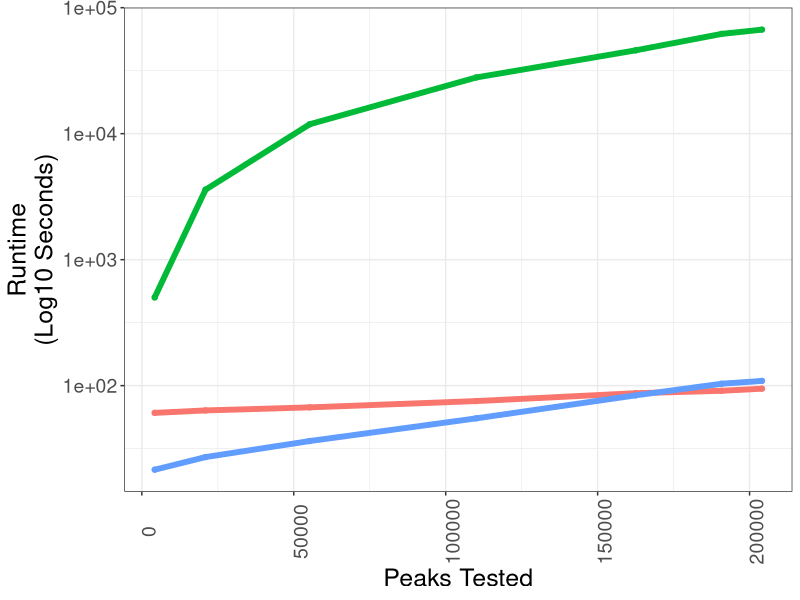

Recreate this plot in R.
##################################################################
##################################################################

### This script generates Panel C results for the 
### MOCHA manuscript. The 


##################################################################
##################################################################
require(data.table)
require(ggplot2)

signac = fread('Seurat_RunTimeAnalysis.csv')
archr = fread('ArchR_RunTime.csv')
scmacs = fread('MOCHA_runtime.csv')

### format 
signac = signac[, c('TotalPeaks','RunTime')]
signac$Model = 'Signac'

### 
archr$RunTime = archr$RunTime * 60
archr$TotalPeaks = archr$PeakNumber
archr$Model = 'ArchR'
archr = archr[, c('TotalPeaks','RunTime','Model')]

### 
scmacs$TotalPeaks = scmacs$PeaksTested
scmacs = scmacs[, c('TotalPeaks','RunTime','Model')]

### combined data
combined_df = rbind(archr, signac, scmacs)
combined_df = combined_df[TotalPeaks > 4000]

combined_df$Model = factor(combined_df$Model,
                           levels=c('ArchR', 'Signac','scMACS'))

pdf('panelC_runtime.pdf')
p <- ggplot(combined_df,
       aes(x=TotalPeaks,
           y=RunTime,
           col=Model,
           fill=Model)) + geom_point() +geom_line(size=2)+
  scale_y_continuous(trans='log10')+ylab('Runtime\n(Log10 Seconds)')+
  xlab('Peaks Tested')+theme_bw()+
  theme(legend.position = 'none', 
        axis.title.y = element_text(size=18),
        axis.title.x = element_text(size=18),
        strip.text.x = element_text(size=18),
        axis.text.x = element_text(size=14, angle = 90),
        axis.text.y = element_text(size=14),
  )
print(p)

dev.off()

get_ratios <- function(combined_df, ModelComparison){
  
  df = dplyr::left_join(combined_df, 
                        combined_df[Model==ModelComparison], 
                                    by='TotalPeaks')
  
  df$Ratio = df$RunTime.y/df$RunTime.x
  ratios= df$Ratio[df$Model.x=='scMACS']
  return(ratios)
}

print(get_ratios(combined_df, 'Signac'))
print(get_ratios(combined_df, 'ArchR') )